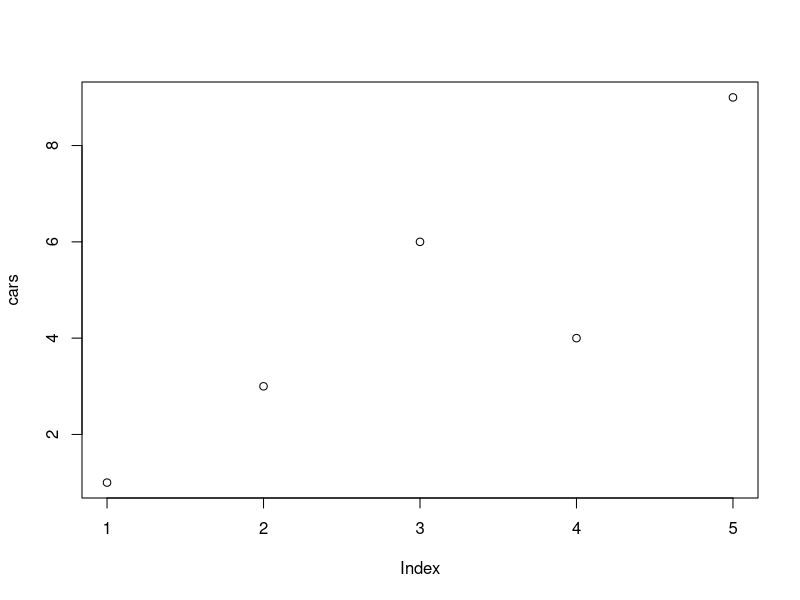

R code for this plot:
## ---- chunk 1

# Define the cars vector with 5 values
cars <- c(1, 3, 6, 4, 9)

# Graph the cars vector with all defaults
plot(cars)
